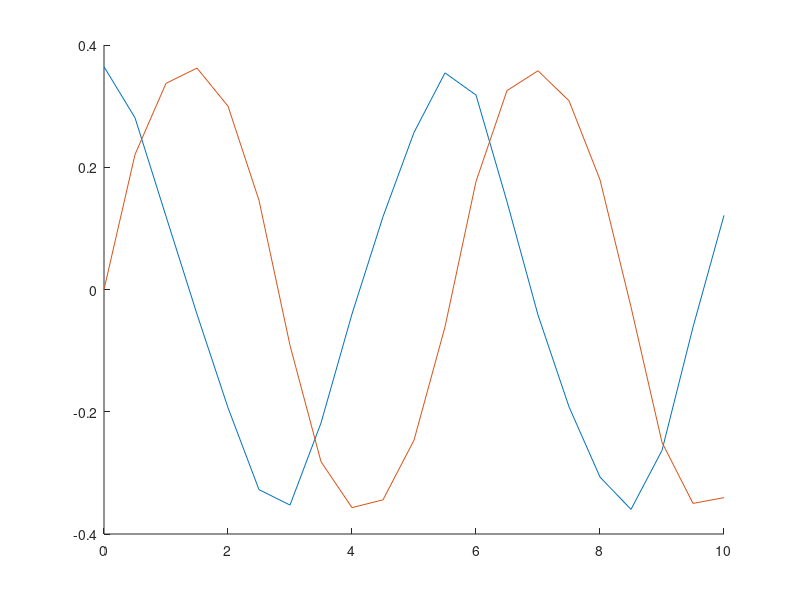

The MATLAB source for this figure:
clc()
th = [[0.0, 1.0, 0.0, 1.0]; [0.5131361814, 1.074923775, 0.4101018712, 0.4805804648];
    [1.083025715, 1.196078427, 0.3929772579, -0.5414573826]; 
    [1.693196558, 1.230220961, -0.0302950286, -0.9884367551];
    [2.300945502, 1.185116846, -0.4226760325, -0.4273605835];
    [2.863266196, 1.059428733, -0.3772478872, 0.5912413055];
    [3.372321044, 1.001265643, 0.06104155793, 0.991467189];
    [3.890513466, 1.091213212, 0.4359145474, 0.3615182586];
    [4.467616857, 1.205365503, 0.3565858573, -0.6456987035];
    [5.079560897, 1.229275311, -0.09039261384, -0.9723575642];
    [5.68419611, 1.172554845, -0.4451399172, -0.3054412784];
    [6.238754305, 1.04511509, -0.3379249717, 0.6916325183];
    [6.744796528, 1.005037323, 0.1210412978, 0.9660092101];
    [7.268901772, 1.107885365, 0.4542330626, 0.2360876964];
    [7.8527253, 1.212987249, 0.3141608267, -0.7383136386];
    [8.465836942, 1.22732093, -0.1490167426, -0.9403311278];
    [9.066632634, 1.158553611, -0.4599574294, -0.1779269619];
    [9.613411368, 1.032331815, -0.2928142682, 0.7800723701];
    [10.11757779, 1.011238627, 0.1789745605, 0.9240455869];
    [10.64831168, 1.124520633, 0.4647334668, 0.1064630051];
    [11.23825123, 1.219023589, 0.2664602713, -0.8178407436]];
t = [0:0.5:10];
n = length(t);
x = zeros(1,n);
y = zeros(1,n);
for k = 1:n
        x(1,k) = (0.228 * cos(th(k,1))) + (0.1365 * cos(th(k,1) + th(k,3)));
        y(1,k) = (0.228 * sin(th(k,1))) + (0.1365 * sin(th(k,1) + th(k,3)));
end
    hold on
    plot(t,x)
    plot(t,y)